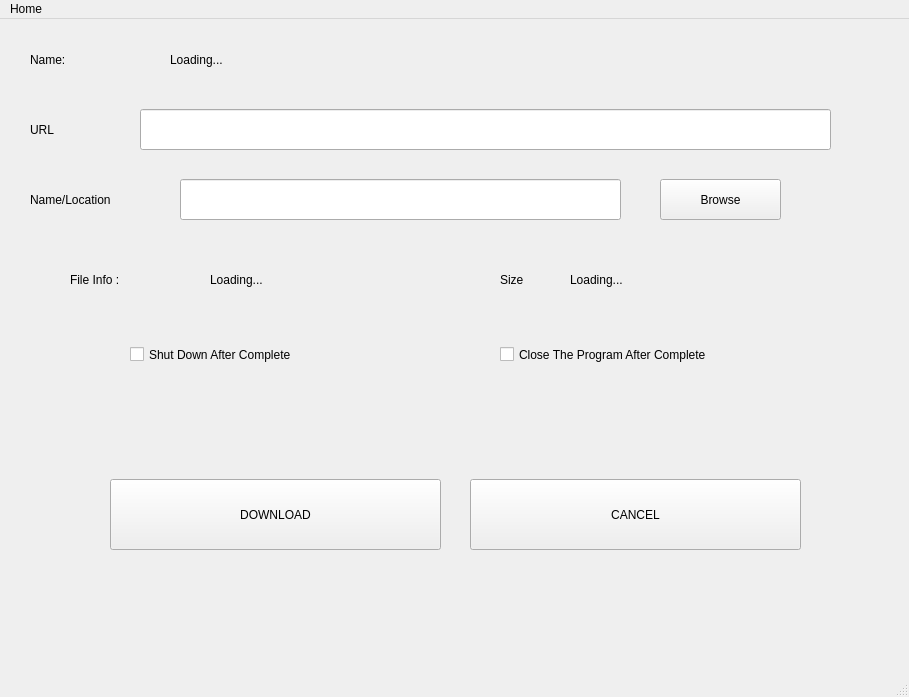
<?xml version="1.0" encoding="UTF-8"?>
<ui version="4.0">
 <class>MainWindow</class>
 <widget class="QMainWindow" name="MainWindow">
  <property name="geometry">
   <rect>
    <x>0</x>
    <y>0</y>
    <width>909</width>
    <height>697</height>
   </rect>
  </property>
  <property name="windowTitle">
   <string>MainWindow</string>
  </property>
  <property name="styleSheet">
   <string notr="true">/*
 * The MIT License (MIT)
 *
 * Copyright (c) &lt;2013-2014&gt; &lt;Colin Duquesnoy&gt;
 *
 * Permission is hereby granted, free of charge, to any person obtaining a copy
 * of this software and associated documentation files (the &quot;Software&quot;), to deal
 * in the Software without restriction, including without limitation the rights
 * to use, copy, modify, merge, publish, distribute, sublicense, and/or sell
 * copies of the Software, and to permit persons to whom the Software is
 * furnished to do so, subject to the following conditions:

 * The above copyright notice and this permission notice shall be included in
 * all copies or substantial portions of the Software.

 * THE SOFTWARE IS PROVIDED &quot;AS IS&quot;, WITHOUT WARRANTY OF ANY KIND, EXPRESS OR
 * IMPLIED, INCLUDING BUT NOT LIMITED TO THE WARRANTIES OF MERCHANTABILITY,
 * FITNESS FOR A PARTICULAR PURPOSE AND NONINFRINGEMENT. IN NO EVENT SHALL THE
 * AUTHORS OR COPYRIGHT HOLDERS BE LIABLE FOR ANY CLAIM, DAMAGES OR OTHER
 * LIABILITY, WHETHER IN AN ACTION OF CONTRACT, TORT OR OTHERWISE, ARISING FROM,
 * OUT OF OR IN CONNECTION WITH THE SOFTWARE OR THE USE OR OTHER DEALINGS IN
 * THE SOFTWARE.
 */
QToolTip
{
    border: 1px solid #76797C;
    background-color: rgb(90, 102, 117);;
    color: white;
    padding: 5px;
    opacity: 200;
}

QWidget
{
    color: #eff0f1;
    background-color: #31363b;
    selection-background-color:#3daee9;
    selection-color: #eff0f1;
    background-clip: border;
    border-image: none;
    border: 0px transparent black;
    outline: 0;
}

QWidget:item:hover
{
    background-color: #3daee9;
    color: #eff0f1;
}

QWidget:item:selected
{
    background-color: #3daee9;
}

QRadioButton
{
    spacing: 5px;
    outline: none;
    color: #eff0f1;
    margin-bottom: 2px;
}

QRadioButton:disabled
{
    color: #76797C;
}
QRadioButton::indicator
{
    width: 21px;
    height: 21px;
}

QRadioButton::indicator:unchecked
{
    image: url(:/qss_icons/Dark_rc/radio_unchecked.png);
}


QRadioButton::indicator:unchecked:hover,
QRadioButton::indicator:unchecked:focus,
QRadioButton::indicator:unchecked:pressed
{
    border: none;
    outline: none;
    image: url(:/qss_icons/Dark_rc/radio_unchecked_focus.png);
}

QRadioButton::indicator:checked
{
    border: none;
    outline: none;
    image: url(:/qss_icons/Dark_rc/radio_checked.png);
}

QRadioButton::indicator:checked:hover,
QRadioButton::indicator:checked:focus,
QRadioButton::indicator:checked:pressed
{
    border: none;
    outline: none;
    image: url(:/qss_icons/Dark_rc/radio_checked_focus.png);
}

QRadioButton::indicator:checked:disabled
{
    outline: none;
    image: url(:/qss_icons/Dark_rc/radio_checked_disabled.png);
}

QRadioButton::indicator:unchecked:disabled
{
    image: url(:/qss_icons/Dark_rc/radio_unchecked_disabled.png);
}


QMenuBar
{
    background-color: #31363b;
    color: #eff0f1;
}

QMenuBar::item
{
    background: transparent;
}

QMenuBar::item:selected
{
    background: transparent;
    border: 1px solid #76797C;
}

QMenuBar::item:pressed
{
    border: 1px solid #76797C;
    background-color: #3daee9;
    color: #eff0f1;
    margin-bottom:-1px;
    padding-bottom:1px;
}

QMenu
{
    border: 1px solid #76797C;
    color: #eff0f1;
    margin: 2px;
}

QMenu::icon
{
    margin: 5px;
}

QMenu::item
{
    padding: 5px 30px 5px 30px;
    margin-left: 5px;
    border: 1px solid transparent; /* reserve space for selection border */
}

QMenu::item:selected
{
    color: #eff0f1;
}

QMenu::separator {
    height: 2px;
    background: lightblue;
    margin-left: 10px;
    margin-right: 5px;
}

QMenu::indicator {
    width: 18px;
    height: 18px;
}

/* non-exclusive indicator = check box style indicator
   (see QActionGroup::setExclusive) */
QMenu::indicator:non-exclusive:unchecked {
    image: url(:/qss_icons/Dark_rc/checkbox_unchecked.png);
}

QMenu::indicator:non-exclusive:unchecked:selected {
    image: url(:/qss_icons/Dark_rc/checkbox_unchecked_disabled.png);
}

QMenu::indicator:non-exclusive:checked {
    image: url(:/qss_icons/Dark_rc/checkbox_checked.png);
}

QMenu::indicator:non-exclusive:checked:selected {
    image: url(:/qss_icons/Dark_rc/checkbox_checked_disabled.png);
}

/* exclusive indicator = radio button style indicator (see QActionGroup::setExclusive) */
QMenu::indicator:exclusive:unchecked {
    image: url(:/qss_icons/Dark_rc/radio_unchecked.png);
}

QMenu::indicator:exclusive:unchecked:selected {
    image: url(:/qss_icons/Dark_rc/radio_unchecked_disabled.png);
}

QMenu::indicator:exclusive:checked {
    image: url(:/qss_icons/Dark_rc/radio_checked.png);
}

QMenu::indicator:exclusive:checked:selected {
    image: url(:/qss_icons/Dark_rc/radio_checked_disabled.png);
}

QMenu::right-arrow {
    margin: 5px;
    image: url(:/qss_icons/Dark_rc/right_arrow.png)
}


QWidget:disabled
{
    color: #454545;
    background-color: #31363b;
}

QAbstractItemView
{
    alternate-background-color: #31363b;
    color: #eff0f1;
    border: 1px solid 3A3939;
    border-radius: 2px;
}

QWidget:focus, QMenuBar:focus
{
    border: 1px solid #3daee9;
}

QTabWidget:focus, QCheckBox:focus, QRadioButton:focus, QSlider:focus
{
    border: none;
}

QLineEdit
{
    background-color: #232629;
    padding: 5px;
    border-style: solid;
    border: 1px solid #76797C;
    border-radius: 2px;
    color: #eff0f1;
}

QGroupBox {
    border:1px solid #76797C;
    border-radius: 2px;
    margin-top: 20px;
}

QGroupBox::title {
    subcontrol-origin: margin;
    subcontrol-position: top center;
    padding-left: 10px;
    padding-right: 10px;
    padding-top: 10px;
}

QAbstractScrollArea
{
    border-radius: 2px;
    border: 1px solid #76797C;
    background-color: transparent;
}

QScrollBar:horizontal
{
    height: 15px;
    margin: 3px 15px 3px 15px;
    border: 1px transparent #2A2929;
    border-radius: 4px;
    background-color: #2A2929;
}

QScrollBar::handle:horizontal
{
    background-color: #605F5F;
    min-width: 5px;
    border-radius: 4px;
}

QScrollBar::add-line:horizontal
{
    margin: 0px 3px 0px 3px;
    border-image: url(:/qss_icons/Dark_rc/right_arrow_disabled.png);
    width: 10px;
    height: 10px;
    subcontrol-position: right;
    subcontrol-origin: margin;
}

QScrollBar::sub-line:horizontal
{
    margin: 0px 3px 0px 3px;
    border-image: url(:/qss_icons/Dark_rc/left_arrow_disabled.png);
    height: 10px;
    width: 10px;
    subcontrol-position: left;
    subcontrol-origin: margin;
}

QScrollBar::add-line:horizontal:hover,QScrollBar::add-line:horizontal:on
{
    border-image: url(:/qss_icons/Dark_rc/right_arrow.png);
    height: 10px;
    width: 10px;
    subcontrol-position: right;
    subcontrol-origin: margin;
}


QScrollBar::sub-line:horizontal:hover, QScrollBar::sub-line:horizontal:on
{
    border-image: url(:/qss_icons/Dark_rc/left_arrow.png);
    height: 10px;
    width: 10px;
    subcontrol-position: left;
    subcontrol-origin: margin;
}

QScrollBar::up-arrow:horizontal, QScrollBar::down-arrow:horizontal
{
    background: none;
}


QScrollBar::add-page:horizontal, QScrollBar::sub-page:horizontal
{
    background: none;
}

QScrollBar:vertical
{
    background-color: #2A2929;
    width: 15px;
    margin: 15px 3px 15px 3px;
    border: 1px transparent #2A2929;
    border-radius: 4px;
}

QScrollBar::handle:vertical
{
    background-color: #605F5F;
    min-height: 5px;
    border-radius: 4px;
}

QScrollBar::sub-line:vertical
{
    margin: 3px 0px 3px 0px;
    border-image: url(:/qss_icons/Dark_rc/up_arrow_disabled.png);
    height: 10px;
    width: 10px;
    subcontrol-position: top;
    subcontrol-origin: margin;
}

QScrollBar::add-line:vertical
{
    margin: 3px 0px 3px 0px;
    border-image: url(:/qss_icons/Dark_rc/down_arrow_disabled.png);
    height: 10px;
    width: 10px;
    subcontrol-position: bottom;
    subcontrol-origin: margin;
}

QScrollBar::sub-line:vertical:hover,QScrollBar::sub-line:vertical:on
{

    border-image: url(:/qss_icons/Dark_rc/up_arrow.png);
    height: 10px;
    width: 10px;
    subcontrol-position: top;
    subcontrol-origin: margin;
}


QScrollBar::add-line:vertical:hover, QScrollBar::add-line:vertical:on
{
    border-image: url(:/qss_icons/Dark_rc/down_arrow.png);
    height: 10px;
    width: 10px;
    subcontrol-position: bottom;
    subcontrol-origin: margin;
}

QScrollBar::up-arrow:vertical, QScrollBar::down-arrow:vertical
{
    background: none;
}


QScrollBar::add-page:vertical, QScrollBar::sub-page:vertical
{
    background: none;
}

QTextEdit
{
    background-color: #232629;
    color: #eff0f1;
    border: 1px solid #76797C;
}

QPlainTextEdit
{
    background-color: #232629;;
    color: #eff0f1;
    border-radius: 2px;
    border: 1px solid #76797C;
}

QHeaderView::section
{
    background-color: #76797C;
    color: #eff0f1;
    padding: 5px;
    border: 1px solid #76797C;
}

QSizeGrip {
    image: url(:/qss_icons/Dark_rc/sizegrip.png);
    width: 12px;
    height: 12px;
}


QMainWindow::separator
{
    background-color: #31363b;
    color: white;
    padding-left: 4px;
    spacing: 2px;
    border: 1px dashed #76797C;
}

QMainWindow::separator:hover
{

    background-color: #787876;
    color: white;
    padding-left: 4px;
    border: 1px solid #76797C;
    spacing: 2px;
}


QMenu::separator
{
    height: 1px;
    background-color: #76797C;
    color: white;
    padding-left: 4px;
    margin-left: 10px;
    margin-right: 5px;
}


QFrame
{
    border-radius: 2px;
    border: 1px solid #76797C;
}

QFrame[frameShape=&quot;0&quot;]
{
    border-radius: 2px;
    border: 1px transparent #76797C;
}

QStackedWidget
{
    border: 1px transparent black;
}

QToolBar {
    border: 1px transparent #393838;
    background: 1px solid #31363b;
    font-weight: bold;
}

QToolBar::handle:horizontal {
    image: url(:/qss_icons/Dark_rc/Hmovetoolbar.png);
}
QToolBar::handle:vertical {
    image: url(:/qss_icons/Dark_rc/Vmovetoolbar.png);
}
QToolBar::separator:horizontal {
    image: url(:/qss_icons/Dark_rc/Hsepartoolbar.png);
}
QToolBar::separator:vertical {
    image: url(:/qss_icons/Dark_rc/Vsepartoolbar.png);
}
QToolButton#qt_toolbar_ext_button {
    background: #58595a
}

QPushButton
{
    color: #eff0f1;
    background-color: #31363b;
    border-width: 1px;
    border-color: #76797C;
    border-style: solid;
    padding: 5px;
    border-radius: 2px;
    outline: none;
}

QPushButton:disabled
{
    background-color: #31363b;
    border-width: 1px;
    border-color: #454545;
    border-style: solid;
    padding-top: 5px;
    padding-bottom: 5px;
    padding-left: 10px;
    padding-right: 10px;
    border-radius: 2px;
    color: #454545;
}

QPushButton:focus {
    background-color: #3daee9;
    color: white;
}

QPushButton:pressed
{
    background-color: #3daee9;
    padding-top: -15px;
    padding-bottom: -17px;
}

QComboBox
{
    selection-background-color: #3daee9;
    border-style: solid;
    border: 1px solid #76797C;
    border-radius: 2px;
    padding: 5px;
    min-width: 75px;
}

QPushButton:checked{
    background-color: #76797C;
    border-color: #6A6969;
}

QComboBox:hover,QPushButton:hover,QAbstractSpinBox:hover,QLineEdit:hover,QTextEdit:hover,QPlainTextEdit:hover,QAbstractView:hover,QTreeView:hover
{
    border: 1px solid #3daee9;
    color: #eff0f1;
}

QComboBox:on
{
    padding-top: 3px;
    padding-left: 4px;
    selection-background-color: #4a4a4a;
}

QComboBox QAbstractItemView
{
    background-color: #232629;
    border-radius: 2px;
    border: 1px solid #76797C;
    selection-background-color: #3daee9;
}

QComboBox::drop-down
{
    subcontrol-origin: padding;
    subcontrol-position: top right;
    width: 15px;

    border-left-width: 0px;
    border-left-color: darkgray;
    border-left-style: solid;
    border-top-right-radius: 3px;
    border-bottom-right-radius: 3px;
}

QComboBox::down-arrow
{
    image: url(:/qss_icons/Dark_rc/down_arrow_disabled.png);
}

QComboBox::down-arrow:on, QComboBox::down-arrow:hover,
QComboBox::down-arrow:focus
{
    image: url(:/qss_icons/Dark_rc/down_arrow.png);
}

QAbstractSpinBox {
    padding: 5px;
    border: 1px solid #76797C;
    background-color: #232629;
    color: #eff0f1;
    border-radius: 2px;
    min-width: 75px;
}

QAbstractSpinBox:up-button
{
    background-color: transparent;
    subcontrol-origin: border;
    subcontrol-position: center right;
}

QAbstractSpinBox:down-button
{
    background-color: transparent;
    subcontrol-origin: border;
    subcontrol-position: center left;
}

QAbstractSpinBox::up-arrow,QAbstractSpinBox::up-arrow:disabled,QAbstractSpinBox::up-arrow:off {
    image: url(:/qss_icons/Dark_rc/up_arrow_disabled.png);
    width: 10px;
    height: 10px;
}
QAbstractSpinBox::up-arrow:hover
{
    image: url(:/qss_icons/Dark_rc/up_arrow.png);
}


QAbstractSpinBox::down-arrow,QAbstractSpinBox::down-arrow:disabled,QAbstractSpinBox::down-arrow:off
{
    image: url(:/qss_icons/Dark_rc/down_arrow_disabled.png);
    width: 10px;
    height: 10px;
}
QAbstractSpinBox::down-arrow:hover
{
    image: url(:/qss_icons/Dark_rc/down_arrow.png);
}


QLabel
{
    border: 0px solid black;
}

QTabWidget{
    border: 0px transparent black;
}

QTabWidget::pane {
    border: 1px solid #76797C;
    padding: 5px;
    margin: 0px;
}

QTabBar
{
    qproperty-drawBase: 0;
    left: 5px; /* move to the right by 5px */
    border-radius: 3px;
}

QTabBar:focus
{
    border: 0px transparent black;
}

QTabBar::close-button  {
    image: url(:/qss_icons/Dark_rc/close.png);
    background: transparent;
}

QTabBar::close-button:hover
{
    image: url(:/qss_icons/Dark_rc/close-hover.png);
    background: transparent;
}

QTabBar::close-button:pressed {
    image: url(:/qss_icons/Dark_rc/close-pressed.png);
    background: transparent;
}

/* TOP TABS */
QTabBar::tab:top {
    color: #eff0f1;
    border: 1px solid #76797C;
    border-bottom: 1px transparent black;
    background-color: #31363b;
    padding: 5px;
    min-width: 50px;
    border-top-left-radius: 2px;
    border-top-right-radius: 2px;
}

QTabBar::tab:top:!selected
{
    color: #eff0f1;
    background-color: #54575B;
    border: 1px solid #76797C;
    border-bottom: 1px transparent black;
    border-top-left-radius: 2px;
    border-top-right-radius: 2px;    
}

QTabBar::tab:top:!selected:hover {
    background-color: #3daee9;
}

/* BOTTOM TABS */
QTabBar::tab:bottom {
    color: #eff0f1;
    border: 1px solid #76797C;
    border-top: 1px transparent black;
    background-color: #31363b;
    padding: 5px;
    border-bottom-left-radius: 2px;
    border-bottom-right-radius: 2px;
    min-width: 50px;
}

QTabBar::tab:bottom:!selected
{
    color: #eff0f1;
    background-color: #54575B;
    border: 1px solid #76797C;
    border-top: 1px transparent black;
    border-bottom-left-radius: 2px;
    border-bottom-right-radius: 2px;
}

QTabBar::tab:bottom:!selected:hover {
    background-color: #3daee9;
}

/* LEFT TABS */
QTabBar::tab:left {
    color: #eff0f1;
    border: 1px solid #76797C;
    border-left: 1px transparent black;
    background-color: #31363b;
    padding: 5px;
    border-top-right-radius: 2px;
    border-bottom-right-radius: 2px;
    min-height: 50px;
}

QTabBar::tab:left:!selected
{
    color: #eff0f1;
    background-color: #54575B;
    border: 1px solid #76797C;
    border-left: 1px transparent black;
    border-top-right-radius: 2px;
    border-bottom-right-radius: 2px;
}

QTabBar::tab:left:!selected:hover {
    background-color: #3daee9;
}


/* RIGHT TABS */
QTabBar::tab:right {
    color: #eff0f1;
    border: 1px solid #76797C;
    border-right: 1px transparent black;
    background-color: #31363b;
    padding: 5px;
    border-top-left-radius: 2px;
    border-bottom-left-radius: 2px;
    min-height: 50px;
}

QTabBar::tab:right:!selected
{
    color: #eff0f1;
    background-color: #54575B;
    border: 1px solid #76797C;
    border-right: 1px transparent black;
    border-top-left-radius: 2px;
    border-bottom-left-radius: 2px;
}

QTabBar::tab:right:!selected:hover {
    background-color: #3daee9;
}

QTabBar QToolButton::right-arrow:enabled {
     image: url(:/qss_icons/Dark_rc/right_arrow.png);
 }

 QTabBar QToolButton::left-arrow:enabled {
     image: url(:/qss_icons/Dark_rc/left_arrow.png);
 }

QTabBar QToolButton::right-arrow:disabled {
     image: url(:/qss_icons/Dark_rc/right_arrow_disabled.png);
 }

 QTabBar QToolButton::left-arrow:disabled {
     image: url(:/qss_icons/Dark_rc/left_arrow_disabled.png);
 }


QDockWidget {
    background: #31363b;
    border: 1px solid #403F3F;
    titlebar-close-icon: url(:/qss_icons/Dark_rc/close.png);
    titlebar-normal-icon: url(:/qss_icons/Dark_rc/undock.png);
}

QDockWidget::close-button, QDockWidget::float-button {
    border: 1px solid transparent;
    border-radius: 2px;
    background: transparent;
}

QDockWidget::close-button:hover, QDockWidget::float-button:hover {
    background: rgba(255, 255, 255, 10);
}

QDockWidget::close-button:pressed, QDockWidget::float-button:pressed {
    padding: 1px -1px -1px 1px;
    background: rgba(255, 255, 255, 10);
}

QTreeView, QListView
{
    border: 1px solid #76797C;
    background-color: #232629;
}

QTreeView:branch:selected, QTreeView:branch:hover
{
    background: url(:/qss_icons/Dark_rc/transparent.png);
}

QTreeView::branch:has-siblings:!adjoins-item {
    border-image: url(:/qss_icons/Dark_rc/transparent.png);
}

QTreeView::branch:has-siblings:adjoins-item {
    border-image: url(:/qss_icons/Dark_rc/transparent.png);
}

QTreeView::branch:!has-children:!has-siblings:adjoins-item {
    border-image: url(:/qss_icons/Dark_rc/transparent.png);
}

QTreeView::branch:has-children:!has-siblings:closed,
QTreeView::branch:closed:has-children:has-siblings {
    image: url(:/qss_icons/Dark_rc/branch_closed.png);
}

QTreeView::branch:open:has-children:!has-siblings,
QTreeView::branch:open:has-children:has-siblings  {
    image: url(:/qss_icons/Dark_rc/branch_open.png);
}

QTreeView::branch:has-children:!has-siblings:closed:hover,
QTreeView::branch:closed:has-children:has-siblings:hover {
    image: url(:/qss_icons/Dark_rc/branch_closed-on.png);
    }

QTreeView::branch:open:has-children:!has-siblings:hover,
QTreeView::branch:open:has-children:has-siblings:hover  {
    image: url(:/qss_icons/Dark_rc/branch_open-on.png);
    }

QListView::item:!selected:hover, QTreeView::item:!selected:hover  {
    background: rgba(167,218,245, 0.3);
    outline: 0;
    color: #eff0f1
}

QListView::item:selected:hover, QTreeView::item:selected:hover  {
    background: #3daee9;
    color: #eff0f1;
}

QSlider::groove:horizontal {
    border: 1px solid #565a5e;
    height: 4px;
    background: #565a5e;
    margin: 0px;
    border-radius: 2px;
}

QSlider::handle:horizontal {
    background: #232629;
    border: 1px solid #565a5e;
    width: 16px;
    height: 16px;
    margin: -8px 0;
    border-radius: 9px;
}

QSlider::groove:vertical {
    border: 1px solid #565a5e;
    width: 4px;
    background: #565a5e;
    margin: 0px;
    border-radius: 3px;
}

QSlider::handle:vertical {
    background: #232629;
    border: 1px solid #565a5e;
    width: 16px;
    height: 16px;
    margin: 0 -8px;
    border-radius: 9px;
}

QToolButton {
    background-color: transparent;
    border: 1px transparent #76797C;
    border-radius: 2px;
    margin: 3px;
    padding: 5px;
}

QToolButton[popupMode=&quot;1&quot;] { /* only for MenuButtonPopup */
 padding-right: 20px; /* make way for the popup button */
 border: 1px #76797C;
 border-radius: 5px;
}

QToolButton[popupMode=&quot;2&quot;] { /* only for InstantPopup */
 padding-right: 10px; /* make way for the popup button */
 border: 1px #76797C;
}


QToolButton:hover, QToolButton::menu-button:hover {
    background-color: transparent;
    border: 1px solid #3daee9;
    padding: 5px;
}

QToolButton:checked, QToolButton:pressed,
        QToolButton::menu-button:pressed {
    background-color: #3daee9;
    border: 1px solid #3daee9;
    padding: 5px;
}

/* the subcontrol below is used only in the InstantPopup or DelayedPopup mode */
QToolButton::menu-indicator {
    image: url(:/qss_icons/Dark_rc/down_arrow.png);
    top: -7px; left: -2px; /* shift it a bit */
}

/* the subcontrols below are used only in the MenuButtonPopup mode */
QToolButton::menu-button {
    border: 1px transparent #76797C;
    border-top-right-radius: 6px;
    border-bottom-right-radius: 6px;
    /* 16px width + 4px for border = 20px allocated above */
    width: 16px;
    outline: none;
}

QToolButton::menu-arrow {
    image: url(:/qss_icons/Dark_rc/down_arrow.png);
}

QToolButton::menu-arrow:open {
    border: 1px solid #76797C;
}

QPushButton::menu-indicator  {
    subcontrol-origin: padding;
    subcontrol-position: bottom right;
    left: 8px;
}

QTableView
{
    border: 1px solid #76797C;
    gridline-color: #31363b;
    background-color: #232629;
}


QTableView, QHeaderView
{
    border-radius: 0px;
}

QTableView::item:pressed, QListView::item:pressed, QTreeView::item:pressed  {
    background: #3daee9;
    color: #eff0f1;
}

QTableView::item:selected:active, QTreeView::item:selected:active, QListView::item:selected:active  {
    background: #3daee9;
    color: #eff0f1;
}


QHeaderView
{
    background-color: #31363b;
    border: 1px transparent;
    border-radius: 0px;
    margin: 0px;
    padding: 0px;

}

QHeaderView::section  {
    background-color: #31363b;
    color: #eff0f1;
    padding: 5px;
    border: 1px solid #76797C;
    border-radius: 0px;
    text-align: center;
}

QHeaderView::section::vertical::first, QHeaderView::section::vertical::only-one
{
    border-top: 1px solid #76797C;
}

QHeaderView::section::vertical
{
    border-top: transparent;
}

QHeaderView::section::horizontal::first, QHeaderView::section::horizontal::only-one
{
    border-left: 1px solid #76797C;
}

QHeaderView::section::horizontal
{
    border-left: transparent;
}


QHeaderView::section:checked
 {
    color: white;
    background-color: #334e5e;
 }

 /* style the sort indicator */
QHeaderView::down-arrow {
    image: url(:/qss_icons/Dark_rc/down_arrow.png);
}

QHeaderView::up-arrow {
    image: url(:/qss_icons/Dark_rc/up_arrow.png);
}


QTableCornerButton::section {
    background-color: #31363b;
    border: 1px transparent #76797C;
    border-radius: 0px;
}

QToolBox  {
    padding: 5px;
    border: 1px transparent black;
}

QToolBox::tab {
    color: #eff0f1;
    background-color: #31363b;
    border: 1px solid #76797C;
    border-bottom: 1px transparent #31363b;
    border-top-left-radius: 5px;
    border-top-right-radius: 5px;
}

QToolBox::tab:selected { /* italicize selected tabs */
    font: italic;
    background-color: #31363b;
    border-color: #3daee9;
 }

QStatusBar::item {
    border: 0px transparent dark;
 }


QFrame[height=&quot;3&quot;], QFrame[width=&quot;3&quot;] {
    background-color: #76797C;
}


QSplitter::handle {
    border: 1px dashed #76797C;
}

QSplitter::handle:hover {
    background-color: #787876;
    border: 1px solid #76797C;
}

QSplitter::handle:horizontal {
    width: 1px;
}

QSplitter::handle:vertical {
    height: 1px;
}

QProgressBar {
    border: 1px solid #76797C;
    border-radius: 5px;
    text-align: center;
}

QProgressBar::chunk {
    background-color: #05B8CC;
}

QDateEdit
{
    selection-background-color: #3daee9;
    border-style: solid;
    border: 1px solid #3375A3;
    border-radius: 2px;
    padding: 1px;
    min-width: 75px;
}

QDateEdit:on
{
    padding-top: 3px;
    padding-left: 4px;
    selection-background-color: #4a4a4a;
}

QDateEdit QAbstractItemView
{
    background-color: #232629;
    border-radius: 2px;
    border: 1px solid #3375A3;
    selection-background-color: #3daee9;
}

QDateEdit::drop-down
{
    subcontrol-origin: padding;
    subcontrol-position: top right;
    width: 15px;
    border-left-width: 0px;
    border-left-color: darkgray;
    border-left-style: solid;
    border-top-right-radius: 3px;
    border-bottom-right-radius: 3px;
}

QDateEdit::down-arrow
{
    image: url(:/qss_icons/Dark_rc/down_arrow_disabled.png);
}

QDateEdit::down-arrow:on, QDateEdit::down-arrow:hover,
QDateEdit::down-arrow:focus
{
    image: url(:/qss_icons/Dark_rc/down_arrow.png);
}</string>
  </property>
  <widget class="QWidget" name="centralwidget">
   <widget class="QCheckBox" name="checkBox">
    <property name="geometry">
     <rect>
      <x>130</x>
      <y>320</y>
      <width>211</width>
      <height>31</height>
     </rect>
    </property>
    <property name="styleSheet">
     <string notr="true"/>
    </property>
    <property name="text">
     <string>Shut Down After Complete</string>
    </property>
   </widget>
   <widget class="QLabel" name="FileSize">
    <property name="geometry">
     <rect>
      <x>570</x>
      <y>240</y>
      <width>161</width>
      <height>41</height>
     </rect>
    </property>
    <property name="text">
     <string>Loading...</string>
    </property>
   </widget>
   <widget class="QLabel" name="FileType">
    <property name="geometry">
     <rect>
      <x>210</x>
      <y>240</y>
      <width>151</width>
      <height>41</height>
     </rect>
    </property>
    <property name="text">
     <string>Loading...</string>
    </property>
   </widget>
   <widget class="QLabel" name="label_6">
    <property name="geometry">
     <rect>
      <x>500</x>
      <y>240</y>
      <width>51</width>
      <height>41</height>
     </rect>
    </property>
    <property name="text">
     <string>Size</string>
    </property>
   </widget>
   <widget class="QLineEdit" name="SaveLocation">
    <property name="geometry">
     <rect>
      <x>180</x>
      <y>160</y>
      <width>441</width>
      <height>41</height>
     </rect>
    </property>
   </widget>
   <widget class="QLabel" name="label_4">
    <property name="geometry">
     <rect>
      <x>70</x>
      <y>240</y>
      <width>111</width>
      <height>41</height>
     </rect>
    </property>
    <property name="text">
     <string>File Info :</string>
    </property>
   </widget>
   <widget class="QPushButton" name="DownloadButton">
    <property name="geometry">
     <rect>
      <x>110</x>
      <y>460</y>
      <width>331</width>
      <height>71</height>
     </rect>
    </property>
    <property name="styleSheet">
     <string notr="true">

QPushButton:hover {
  background-color: green;
  color: white;
}

QPushButton:pressed {
  transform: scale(0.95);
}
</string>
    </property>
    <property name="text">
     <string>DOWNLOAD</string>
    </property>
   </widget>
   <widget class="QLabel" name="label_2">
    <property name="geometry">
     <rect>
      <x>30</x>
      <y>160</y>
      <width>121</width>
      <height>41</height>
     </rect>
    </property>
    <property name="text">
     <string>Name/Location</string>
    </property>
   </widget>
   <widget class="QPushButton" name="pushButton_2">
    <property name="geometry">
     <rect>
      <x>470</x>
      <y>460</y>
      <width>331</width>
      <height>71</height>
     </rect>
    </property>
    <property name="styleSheet">
     <string notr="true">

QPushButton:hover {
  background-color: red;
  color: white;
}

QPushButton:pressed {
  transform: scale(0.95);
}
</string>
    </property>
    <property name="text">
     <string>CANCEL</string>
    </property>
   </widget>
   <widget class="QLineEdit" name="lineEdit">
    <property name="geometry">
     <rect>
      <x>140</x>
      <y>90</y>
      <width>691</width>
      <height>41</height>
     </rect>
    </property>
   </widget>
   <widget class="QCheckBox" name="checkBox_2">
    <property name="geometry">
     <rect>
      <x>500</x>
      <y>320</y>
      <width>341</width>
      <height>31</height>
     </rect>
    </property>
    <property name="text">
     <string>Close The Program After Complete</string>
    </property>
   </widget>
   <widget class="QPushButton" name="BrowseButton">
    <property name="geometry">
     <rect>
      <x>660</x>
      <y>160</y>
      <width>121</width>
      <height>41</height>
     </rect>
    </property>
    <property name="text">
     <string>Browse</string>
    </property>
   </widget>
   <widget class="QLabel" name="label">
    <property name="geometry">
     <rect>
      <x>30</x>
      <y>90</y>
      <width>61</width>
      <height>41</height>
     </rect>
    </property>
    <property name="text">
     <string>URL</string>
    </property>
   </widget>
   <widget class="QLabel" name="label_5">
    <property name="geometry">
     <rect>
      <x>30</x>
      <y>20</y>
      <width>111</width>
      <height>41</height>
     </rect>
    </property>
    <property name="text">
     <string>Name:</string>
    </property>
   </widget>
   <widget class="QLabel" name="FileName2">
    <property name="geometry">
     <rect>
      <x>170</x>
      <y>20</y>
      <width>661</width>
      <height>41</height>
     </rect>
    </property>
    <property name="text">
     <string>Loading...</string>
    </property>
   </widget>
  </widget>
  <widget class="QMenuBar" name="menubar">
   <property name="geometry">
    <rect>
     <x>0</x>
     <y>0</y>
     <width>909</width>
     <height>33</height>
    </rect>
   </property>
   <widget class="QMenu" name="menuHome">
    <property name="title">
     <string>Home</string>
    </property>
    <addaction name="separator"/>
   </widget>
   <addaction name="menuHome"/>
  </widget>
  <widget class="QStatusBar" name="statusbar"/>
  <action name="actionYoutube">
   <property name="text">
    <string>Youtube</string>
   </property>
  </action>
 </widget>
 <resources/>
 <connections/>
</ui>
